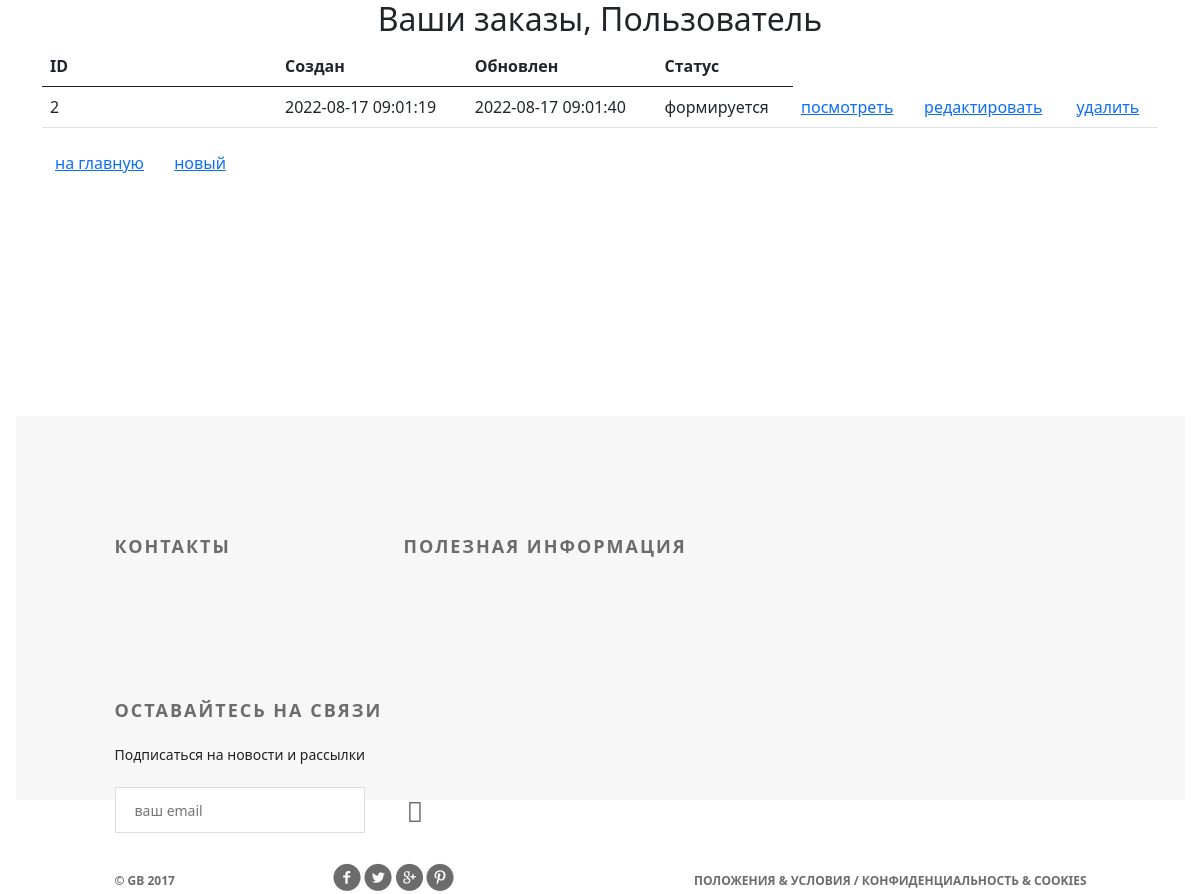
The page /orders/ (signed in) on the database its author committed.
### ordersapp/models.py (models this page shows, shortened)
class Order(models.Model):
    FORMING = 'FM'
    SENT_TO_PROCEED = 'STP'
    PROCEEDED = 'PRD'
    PAID = 'PD'
    READY = 'RDY'
    CANCEL = 'CNC'
    ORDER_STATUS_CHOICES = (
        (FORMING, 'формируется'),
        (SENT_TO_PROCEED, 'отправлен в обработку'),
        (PAID, 'оплачен'),
        (PROCEEDED, 'обрабатывается'),
        (READY, 'готов к выдаче'),
        (CANCEL, 'отменен'),
    )
    user = models.ForeignKey(settings.AUTH_USER_MODEL, on_delete=models.CASCADE)
    created = models.DateTimeField(verbose_name='сооздан', auto_now_add=True)
    updated = models.DateTimeField(verbose_name='обновлен', auto_now=True)
    is_active = models.BooleanField(verbose_name='активен', default=True)
    status = models.CharField(verbose_name='статус', max_length=3, choices=ORDER_STATUS_CHOICES, default=FORMING)
    class Meta:
        ordering = ('created',)
        verbose_name = 'заказ'
        verbose_name_plural = 'заказы'

### ordersapp/views.py (the view)
# urls.py: path('', ordersapp.OrderList.as_view(), name='orders_list'),
class OrderList(ListView):
    model = Order
    def get_queryset(self):
        return Order.objects.filter(user=self.request.user)

### mainapp/context_processors.py (called while the page is built)
def basket(request):
    print(f'context processor basket works')
    basket = []
    if request.user.is_authenticated:
        basket = Basket.objects.filter(user=request.user)
    return {
        'basket': basket,
    }

### ordersapp/templates/ordersapp/order_list.html (shortened to what this page needs)
{% extends 'geekshop/base.html' %}
{% load static %}
{% block content %}
   <div class="h2 text-center head">
   </div>
   <table class="table orders_list">
       <thead>
         <tr>
           <th>ID</th>
           <th>Создан</th>
           <th>Обновлен</th>
           <th>Статус</th>
         </tr>
       </thead>
       <tbody>
           {% for item in object_list %}
               {% if item.is_active %}
               <tr>
                   <td class="td1 orders_list">{{ item.pk }}</td>
                   <td>{{ item.created|date:"Y-m-d H:i:s" }}</td>
                   <td>{{ item.updated|date:"Y-m-d H:i:s" }}</td>
                   <td>{{ item.get_status_display }}</td>
                   <td>
                       <a href="{% url 'ordersapp:order_read' item.pk %}">
                           посмотреть
                       </a>
                   </td>
                   <td>
                       {% if item.status == 'FM' %}
                         <a href="{% url 'ordersapp:order_update' item.pk %}">
                           редактировать
                         </a>
                       {% endif %}
                   </td>
                   <td>
                       {% if item.status == 'FM' %}
                         <a href="{% url 'ordersapp:order_delete' item.pk %}">
                             удалить
                         </a>
                       {% endif %}
                   </td>
               </tr>
               {% endif %}
           {% endfor %}
       </tbody>
   </table>
   <button class="btn btn-default btn-round">
       <a href="{% url 'index' %}">
           на главную
       </a>
   </button>
   <button class="btn btn-default btn-round">
       <a href="{% url 'ordersapp:order_create' %}">
           новый
       </a>
   </button>
{% endblock %}

### geekshop/static/geekshop/style.css (style rules this page uses)
* { margin: 0; padding: 0; }
body { font-family: 'Montserrat', sans-serif; }
html, body { height: 100%; }
table { width: 100%; }
td:first-child { width: 235px; }

### rows shown on the page
Order: pk "2", created "2022-08-17 09:01:19", updated "2022-08-17 09:01:40", status "формируется", shows "редактировать", shows "удалить"
